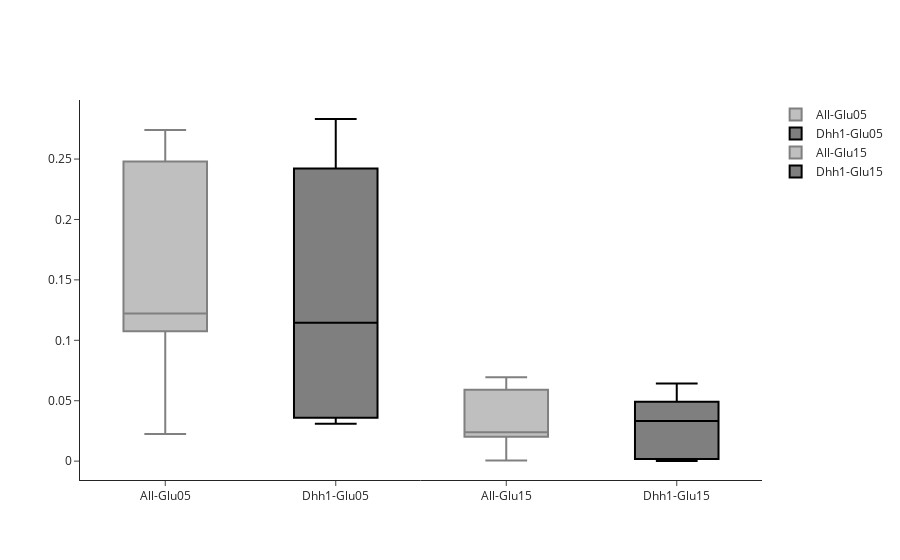

The cell this chart's notebook holds for it:
### Code cell
colors = ['grey','black']
fig = go.Figure()
for i in range(2,len(select_times)):
    t = select_times[i]
    fig.add_trace(go.Box(y=df_a['fc_'+t],name="All"+t,boxpoints=False,marker_color=colors[0],line_color=colors[0]))
    fig.add_trace(go.Box(y=df_e['fc_'+t],name="Dhh1"+t,boxpoints=False,marker_color=colors[1],line_color=colors[1]))
fig.update_layout(
    template='simple_white',
    #xaxis_title=xaxis_title,
    #yaxis_title=yaxis_title
)       

fig.show()
fig.write_image(cwd+"/Dhh1_elong_box_morencfc.png")

### Figure 1 — Plotly figure (JSON) as saved in the notebook; plotly's stock layout.template omitted (floating-point values rounded to 4 significant figures)
{"data": [{"boxpoints": false, "line": {"color": "grey"}, "marker": {"color": "grey"}, "name": "All-Glu05", "type": "box", "y": [0.08367, 0.08515, 0.08604, 0.08671, 0.2487, 0.123, 0.2232, 0.114, 0.2498, 0.1224, 0.1605, 0.1039, 0.2607, 0.1218, 0.2242, 0.1112, 0.2585, 0.1188, 0.2471, 0.1172, 0.255, 0.1178, 0.274, 0.02247]}, {"boxpoints": false, "line": {"color": "black"}, "marker": {"color": "black"}, "name": "Dhh1-Glu05", "type": "box", "y": [0.1832, 0.03327, 0.1907, 0.03392, 0.1874, 0.03217, 0.1874, 0.03252, 0.2578, 0.04242, 0.1922, 0.03165, 0.2267, 0.0309, 0.2685, 0.03955, 0.2751, 0.0381, 0.2738, 0.04279, 0.2831, 0.04418, 0.2795, 0.04605]}, {"boxpoints": false, "line": {"color": "grey"}, "marker": {"color": "grey"}, "name": "All-Glu15", "type": "box", "y": [0.02347, 0.00131, 0.02415, 0.0008715, 0.02045, 0.0006211, 0.02009, 0.0005698, 0.02182, 0.0006061, 0.02127, 0.05697, 0.02234, 0.06708, 0.02145, 0.06105, 0.03255, 0.06566, 0.02597, 0.0643, 0.04032, 0.06546, 0.06941, 0.04824]}, {"boxpoints": false, "line": {"color": "black"}, "marker": {"color": "black"}, "name": "Dhh1-Glu15", "type": "box", "y": [0.03276, 0.0003503, 0.03333, 0.0001166, 0.03224, 0.0002331, 0.03237, 0.0002331, 0.05662, 0.001399, 0.03301, 0.001275, 0.03421, 0.03264, 0.05153, 0.002273, 0.05101, 0.04717, 0.05091, 0.04505, 0.06427, 0.04735, 0.05667, 0.0447]}], "layout": {}}
